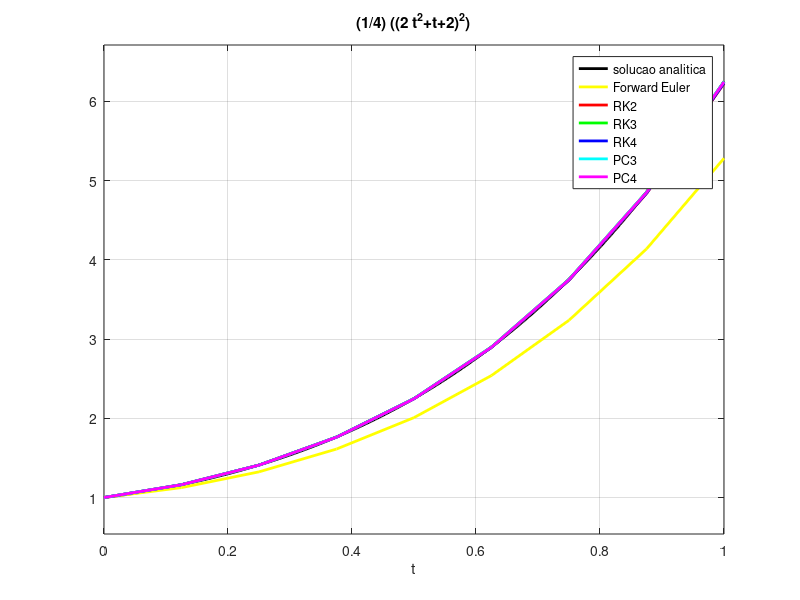

The MATLAB script that drew this image:
figure;

a = ezplot("(1/4)*((2*t^2+t+2)^2)",[0,1])
set(a,"linewidth",2)
set(a,"color","k")

grid on
hold on
teuler = [0, 0.125, 0.25, 0.375, 0.5, 0.625, 0.75, 0.875, 1.0]
yeuler = [1, 1.125, 1.323873782208717, 1.611523067603353, 2.008228625379696, 2.539648563323333, 3.236860588336964, 4.136424453264985, 5.280448294653737]
euler = plot(teuler, yeuler)
set(euler,"linewidth",2)
set(euler,"color","y")

hold on
trk2 = [0, 0.125, 0.25, 0.375, 0.5, 0.625, 0.75, 0.875, 1.0]
yrk2 = [1, 1.161936891104358, 1.408983634721261, 1.761427837912168, 2.245398350451524, 2.892877700447912, 3.741710669734645, 4.835609795618929, 6.224158523931565]
rk2 = plot(trk2, yrk2, "r-")
set(rk2, "linewidth", 2)

hold on	
trk3 = [0, 0.125, 0.25, 0.375, 0.5, 0.625, 0.75, 0.875, 1.0]
yrk3 = [1, 1.162397397754020, 1.410220578463043, 1.763967070769351, 2.249992471442150, 2.900512121826524, 3.753602082428257, 4.853199482557082, 6.249102483138876]
rk3 = plot(trk3, yrk3, "g-")
set(rk3, "linewidth", 2)

hold on
trk4 = [0, 0.125, 0.25, 0.375, 0.5, 0.625, 0.75, 0.875, 1.0]
yrk4 = [1, 1.161867252010787, 1.408874931800584, 1.761419468907653, 2.245744844262119, 2.893950568253810, 3.743997105977671, 4.839709166716206, 6.230777427682689]
rk4 = plot(trk4, yrk4, "b-")
set(rk4, "linewidth", 2)

hold on
tpc3 = [0, 0.125, 0.25, 0.375, 0.5, 0.625, 0.75, 0.875, 1.0]
ypc3 = [1, 1.161867252010787, 1.408874931800584, 1.762611900448166, 2.248659657193099, 2.899241007772670, 3.752448247785108, 4.852230724366424, 6.248396219482192]
pc3 = plot(tpc3, ypc3, "c-")
set(pc3, "linewidth", 2)

hold on
tpc4 = [0, 0.125, 0.25, 0.375, 0.5, 0.625, 0.75, 0.875, 1.0]
ypc4 = [1, 1.161867252010787, 1.408874931800584, 1.761419468907653, 2.247161050995371, 2.897419955549394, 3.750247530359147, 4.849599155285760, 6.245278647563780]
pc4 = plot(tpc4, ypc4, "m-")
set(pc4, "linewidth", 2)

legend('solucao analitica','Forward Euler', 'RK2', 'RK3', 'RK4', 'PC3', 'PC4');
